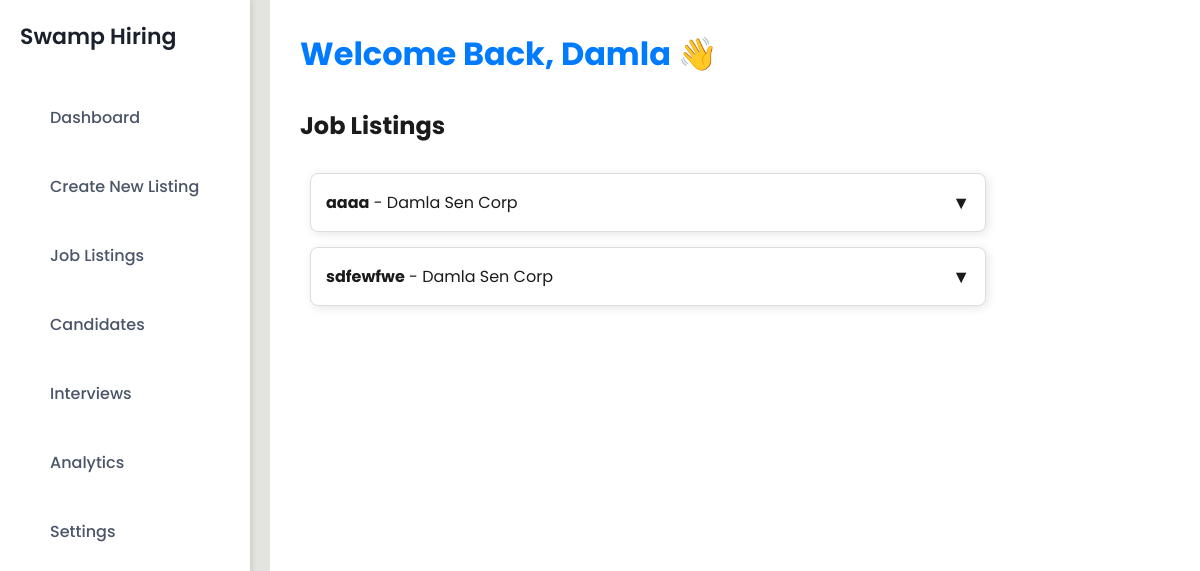
The app's page /employer_job_listings/ (signed in), older data.
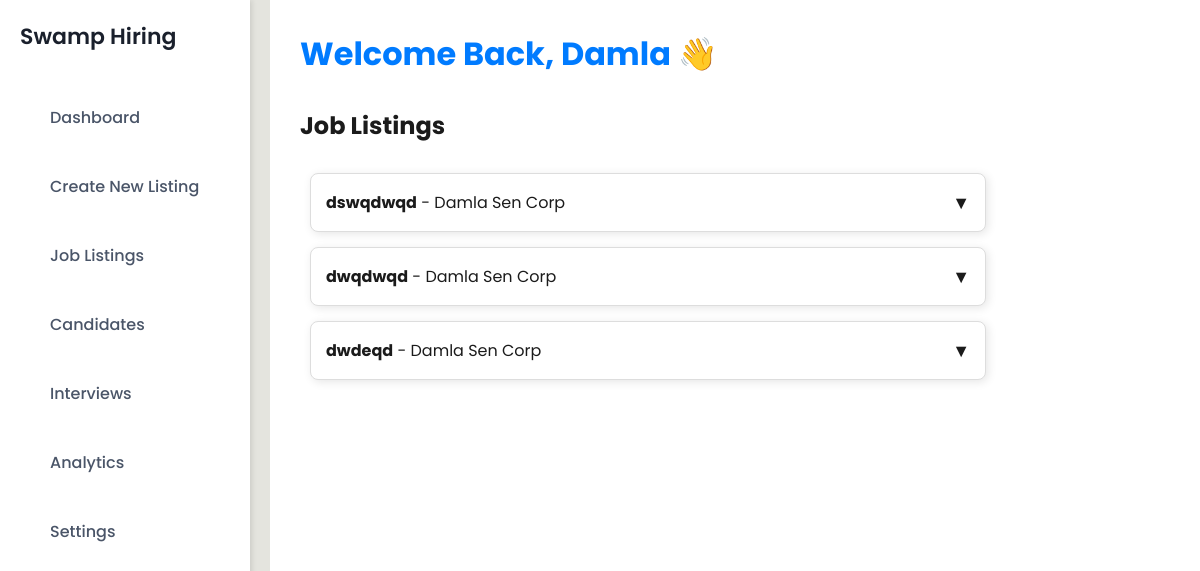
The same page, newer data.
### tutorials/models/employer_models.py (models this page shows, shortened)
class Job(models.Model):
    employer = models.ForeignKey(
        Employer,
        on_delete=models.CASCADE,
        related_name='jobs',
        null=True,
        blank=True
    )
    title = models.CharField(max_length=200)
    company_name = models.CharField(max_length=255, default="Unknown Company")
    location = models.CharField(max_length=255, default="Unknown Location")
    job_type = models.CharField(
        max_length=100,
        choices=[
            ('Full Time', 'Full Time'),
            ('Part Time', 'Part Time'),
            ('Internship', 'Internship'),
            ('Apprenticeship', 'Apprenticeship')
        ],
        blank=True,
        null=True
    )
    salary = models.DecimalField(max_digits=10, decimal_places=2, null=True, blank=True)
    description = models.TextField()
    requirements = models.TextField(blank=True)
    benefits = models.TextField(blank=True, null=True)
    application_deadline = models.DateField(null=True, blank=True)
    contact_email = models.EmailField(default="default@email.com")
    created_at = models.DateTimeField(auto_now_add=True)
    STATUS_CHOICES = [
        ('pending', 'Pending Review'),
        ('approved', 'Approved'),
        ('rejected', 'Rejected'),
    ]
    status = models.CharField(
        max_length=10,
        choices=STATUS_CHOICES,
        default='pending'  # New jobs start as pending
    )

### tutorials/views/employer_views.py (the view)
# urls.py: path('employer_job_listings/', employer_job_listings, name='employer_job_listings'),
@login_required
def employer_job_listings(request):
    try:
        employer = Employer.objects.get(username=request.user.username)
    except Employer.DoesNotExist:
        return render(request, 'error.html', {"message": "Employer profile not found."})
    jobs = Job.objects.filter(employer=employer)
    if not jobs.exists():
        logger.warning(f"⚠️ No jobs found for employer: {employer.company_name}")
    return render(request, 'employer_job_listings.html', {'jobs': jobs})

### tutorials/templates/employer_job_listings.html (shortened to what this page needs)
{% extends 'base.html' %}
{% load static %}
{% block extra_css %}
<link rel="stylesheet" href="{% static 'css/employer_job_listings.css' %}">
{% endblock %}
{% block content %}
<section class="job-listings">
    <h2>Job Listings</h2>
    <div class="job-listings-container">
        {% if jobs %}
            {% for job in jobs %}
                <div class="job-listing-card" onclick="toggleDetails('{{ job.id }}')">
                    <div class="job-header">
                        <p>
                            <strong class="job-title">{{ job.title }}</strong> - {{ job.company_name }}
                        </p>
                        <span id="toggle-icon-{{ job.id }}" class="toggle-icon">▼</span>
                    </div>
                </div>
            {% endfor %}
        {% else %}
            <p>No jobs posted yet.</p>
        {% endif %}
    </div>
</section>
{% endblock %}

Row changes from the older to the newer data that the page shows:
removed Job: title "aaaa", company_name "Damla Sen Corp"
removed Job: title "sdfewfwe", company_name "Damla Sen Corp"
added Job: title "dswqdwqd", company_name "Damla Sen Corp"
added Job: title "dwqdwqd", company_name "Damla Sen Corp"
added Job: title "dwdeqd", company_name "Damla Sen Corp"
